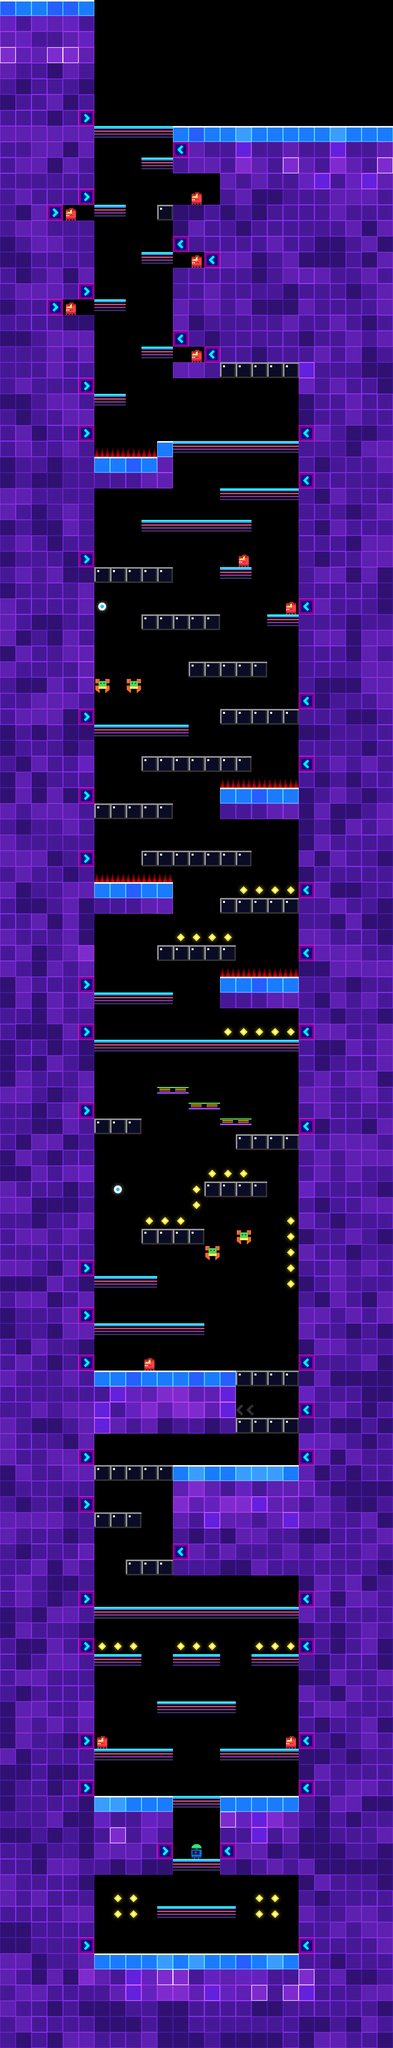

This game map was drawn from its Tiled (.tmx) file and the tilesets committed beside it. A one-line description and the trimmed map source follow:
An orthogonal 25x130 tile map with 64x64 px tiles, 7 tile layers (main, mainEx, extra_area1, mask1, ...) and 37 objects (14x enemy, 9x HideMask, 3x BigCoin, player, ShowCoins, ...).

<map version="1.0" orientation="orthogonal" renderorder="right-down" width="25" height="130" tilewidth="64" tileheight="64" nextobjectid="3654">
 <properties>
  <property name="bg" value="lyBG11disco_2" />
  <property name="bgm" value="bgm_discrun2" />
  <property name="isParkour" value="1" />
 </properties>
 <tileset firstgid="1" name="forest" tilewidth="70" tileheight="70">
  <tileoffset x="-3" y="3" />
  <image source="forest7.png" width="700" height="980" />
  <tile id="16">
   <properties>
    <property name="isShow" value="1" />
    <property name="maxX" value="23" />
    <property name="maxY" value="203" />
    <property name="x" value="18" />
    <property name="y" value="191" />
   </properties>
  </tile>
  <tile id="17">
   <properties>
    <property name="isShow" value="1" />
    <property name="maxX" value="23" />
    <property name="maxY" value="203" />
    <property name="x" value="18" />
    <property name="y" value="191" />
   </properties>
  </tile>
  <tile id="18">
   <properties>
    <property name="isShow" value="1" />
    <property name="maxX" value="23" />
    <property name="maxY" value="203" />
    <property name="x" value="18" />
    <property name="y" value="191" />
   </properties>
  </tile>
 </tileset>
 <layer name="main" width="25" height="130">
  <data>[3250 cells, 2124 non-empty, 31 distinct tile ids]</data>
 </layer>
 <layer name="mainEx" width="25" height="130">
  <data>[3250 cells, 0 non-empty, 0 distinct tile ids]</data>
 </layer>
 <layer name="extra_area1" width="25" height="130">
  <properties>
   <property name="maxX" value="14" />
   <property name="maxY" value="121" />
   <property name="x" value="10" />
   <property name="y" value="121" />
  </properties>
  <data>[3250 cells, 5 non-empty, 1 distinct tile ids]</data>
 </layer>
 <layer name="mask1" width="25" height="130">
  <data>[3250 cells, 9 non-empty, 3 distinct tile ids]</data>
 </layer>
 <layer name="mask2" width="25" height="130">
  <data>[3250 cells, 36 non-empty, 13 distinct tile ids]</data>
 </layer>
 <layer name="mask4" width="25" height="130">
  <data>[3250 cells, 65 non-empty, 6 distinct tile ids]</data>
 </layer>
 <objectgroup name="objConfig">
  <object id="3577" type="player" gid="120" x="704" y="7936" />
  <object id="3583" name="0,0,4,0" type="enemy" gid="101" x="384" y="7104" />
  <object id="3584" name="-4,0,0,0" type="enemy" gid="101" x="1152" y="7104" />
  <object id="3587" name="-3,0,5,0" type="enemy" gid="101" x="576" y="5568" />
  <object id="3621" name="0,1" type="enemy" gid="101" x="832" y="5120" />
  <object id="3622" name="0,1" type="enemy" gid="101" x="960" y="5056" />
  <object id="3637" name="0,0,1,0" type="enemy" gid="101" x="256" y="1280" />
  <object id="3638" name="0,0,1,0" type="enemy" gid="101" x="256" y="896" />
  <object id="3640" name="-1,0,0,0" type="enemy" gid="101" x="768" y="832" />
  <object id="3641" name="-1,0,0,0" type="enemy" gid="101" x="768" y="1088" />
  <object id="3645" name="0,1" type="enemy" gid="101" x="384" y="2816" />
  <object id="3648" name="-1,0" type="enemy" gid="101" x="512" y="2816" />
  <object id="3650" name="-1,0,0,0" type="enemy" gid="101" x="960" y="2304" />
  <object id="3651" name="-1,0,0,0" type="enemy" gid="101" x="1152" y="2496" />
  <object id="3653" name="-1,0,0,0" type="enemy" gid="101" x="768" y="1472" />
 </objectgroup>
 <objectgroup name="triggerConfig">
  <object id="3595" name="coinList1" type="ShowCoins" gid="104" x="1088" y="6336" />
  <object id="3596" name="mask1" type="HideMask" gid="103" x="1152" y="6528" />
  <object id="3597" name="mask1" type="HideMask" gid="103" x="1024" y="6400" />
  <object id="3598" name="mask1" type="HideMask" gid="103" x="1088" y="6400" />
  <object id="3599" name="mask1" type="HideMask" gid="103" x="1152" y="6400" />
  <object id="3600" name="mask1" type="HideMask" gid="103" x="1152" y="6464" />
  <object id="3601" name="1" type="BigCoin" gid="105" x="448" y="4864" />
  <object id="3607" name="2" type="BigCoin" gid="105" x="384" y="2496" />
  <object id="3610" name="mask2" type="HideMask" gid="103" x="960" y="5760" />
  <object id="3611" name="mask2" type="HideMask" gid="103" x="960" y="5696" />
  <object id="3620" name="extra_area1" type="ShowExtra" gid="104" x="384" y="7936" />
  <object id="3623" name="3" type="BigCoin" gid="105" x="896" y="1152" />
  <object id="3633" name="mask4" type="HideMask" gid="103" x="832" y="832" />
  <object id="3634" name="mask4" type="HideMask" gid="103" x="832" y="768" />
  <object id="3652" name="1; ;Wandering around in order to better up.;4;(0,1)" type="ShowTextOnce" gid="105" x="768" y="7936" />
 </objectgroup>
 <layer name="dangerous" width="25" height="130">
  <data>[3250 cells, 2 non-empty, 2 distinct tile ids]</data>
 </layer>
 <objectgroup name="coinList1">
  <object id="3588" gid="81" x="960" y="6528" />
  <object id="3589" gid="81" x="896" y="6528" />
  <object id="3590" gid="81" x="832" y="6528" />
  <object id="3591" gid="81" x="768" y="6528" />
  <object id="3592" gid="81" x="704" y="6528" />
  <object id="3593" gid="81" x="640" y="6528" />
  <object id="3594" gid="81" x="576" y="6528" />
 </objectgroup>
</map>
